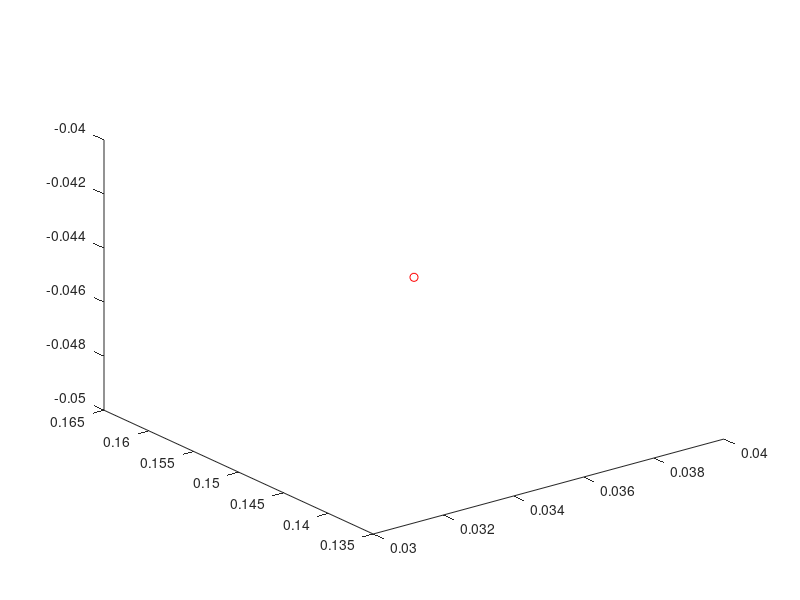

MATLAB code for this plot: (Note: this script raises an error after producing the figure.)
%% Inversekinematics_test
clc
clf

hold on
grid on
axis equal

%vf=pi/2;

x_in=0.040;
y_in=-0.060;
z_in=0.150;

x=x_in;
y=y_in;
z=z_in;

y_0=y;

P=[x z y];

%n=46;
n=100;
i=1;
r=0.05;

if(y > 0)
    display("ERROR! POSITIVE Y-VALUE!")
end

takeStep=1;

k=1;

for i=1:1
    
    if(n > 1 && takeStep)
        k=k+1;
        pause(.01)
        %x=r*cos(pi/20 * k);
        x=x-0.005;
        %z=r*sin(pi/20 * i);
        y=y_0+0.05*sin(pi*k/20);
    end
    
    if(n > 1 && ~takeStep)
        k=k+1;
        pause(.01)
        x=x+0.005;
        %z=r*sin(pi/20 * i);
    end
    
    if(k > 18)
        takeStep=~takeStep;
        k=1;
    end
    
    clf
    L1=0.095;
    L2=0.140;
    
    plot3(x,z,y,'or')

    coxa=0.047;
    
%     x_p=z*cos(vf);
%     z_p=z*sin(vf);
%     
%     x=z+x_p;
%     z=z+z_p;

    L=sqrt(x^2+z^2);
    HF=sqrt((L-coxa)^2+y^2);
    A1=atan((L-coxa)/-y);
    %A1=pi/2-A1;
    %A1=A1-pi/2;
    %A1=-A1;
    
    A2=acos((L2^2-L1^2-HF^2)/(-2*L1*HF));
    %A2=pi/2-A2;
    %A2=-A2; % Denna tillsammans med "A1=pi/2-A1" fick det att fungera för z=0
    
    B1=acos((HF^2-L1^2-L2^2)/(-2*L1*L2));
    %B1=pi/2-A2;
    
    v1=-(pi/2-A1-A2);
    %v1=A1+A2-pi/2;
    B2=pi-v1-B1;
    v2=pi/2-B1;
    v0=atan2(z,x);

    %v0 =  v0 - pi/4;
    
    P_0=[0,0,0];

    x0=cos(v0)*coxa;
    y0=0;
    z0=sin(v0)*coxa;
    P0=[x0,z0,y0];
    
    x1=cos(v0)*(coxa+L1*cos(v1));
    y1=sin(v1)*L1;
    z1=sin(v0)*(coxa+L1*cos(v1));

    P1=[x1,z1,y1];
    
    x2=x1+cos(v0)*L2*cos(B2);
    y2=y1-L2*sin(B2);
    %z2=z1+cos(v0)*sin(v0)*L2*cos(B2);
    z2=z1+sin(v0)*L2*cos(B2);

    P2=[x2 z2 y2];
    
    pts=[P0;P1;P2];
    pts2=[P_0;P0];

    xline(0)
    yline(0)

    line(pts2(:,1),pts2(:,2))
    line(pts(:,1),pts(:,2),pts(:,3))

    xlabel('x')
    ylabel('z')
    zlabel('y')

    view(3)
    
    xlim([-0.2 0.2])
    ylim([-0.2 0.2])
    zlim([-0.2 0.2])
    
end

display("L1 = "+norm(P1-P0))
display("L2 = "+norm(P2-P1))

display("HF = "+norm(P2-P0)+", ALSO: HF = "+HF)
display("0 to P2: "+norm(P-P0))

if(norm(P1-P0) ~= L1 || norm(P2-P1) ~= L2)
    display("Impossible!")
else
    display("GÜDD! L1 = L1, L2 = L2")
end

subspace(P2',P')*180/pi
subspace(P2',P')*180/pi

legend({"A1 ="+A1*180/pi,"A2 ="+A2*180/pi,"B1 ="+B1*180/pi,"B2 ="+B2*180/pi,"v1 ="+v1*180/pi,"v2 ="+v2*180/pi},'Location','southeast')
v0*180/3.14
v1*180/3.14
v2*180/3.14
